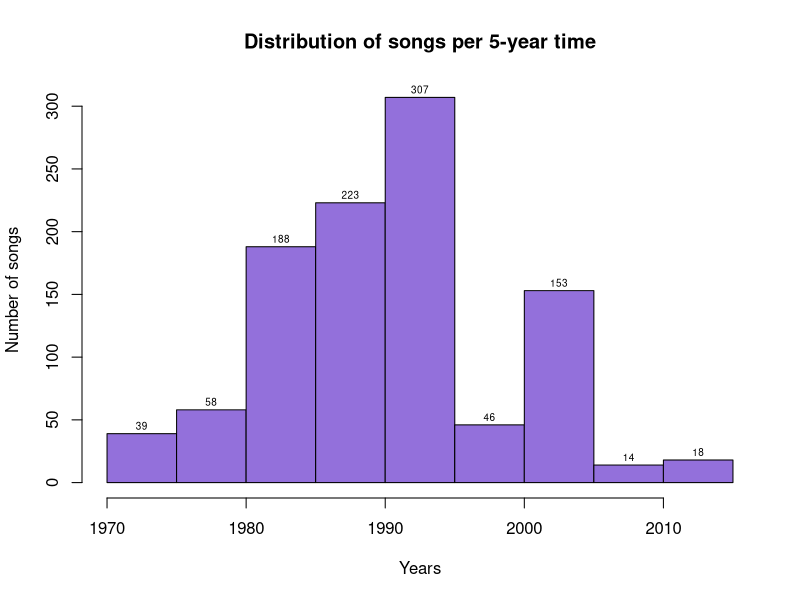
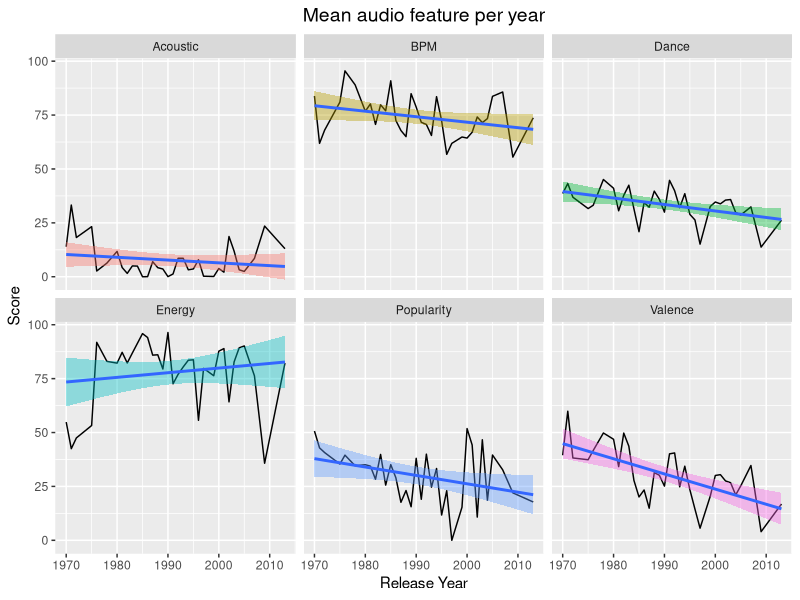
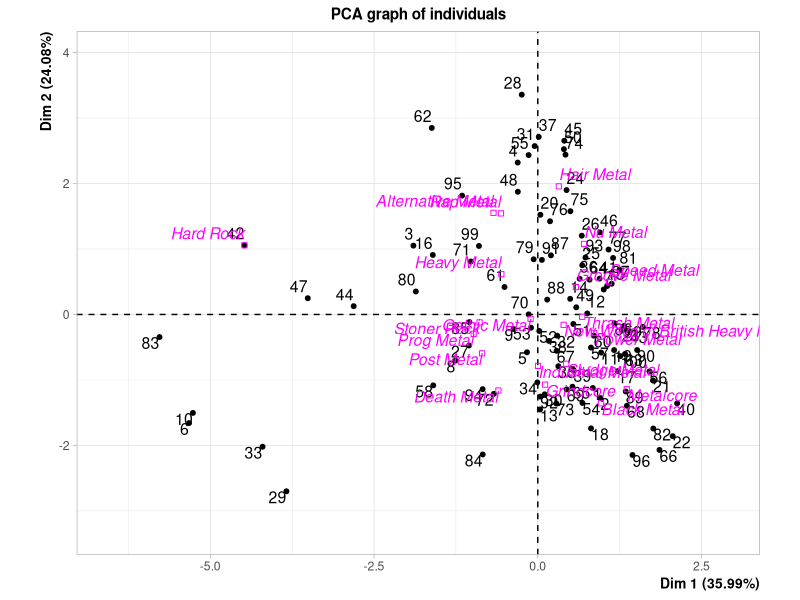
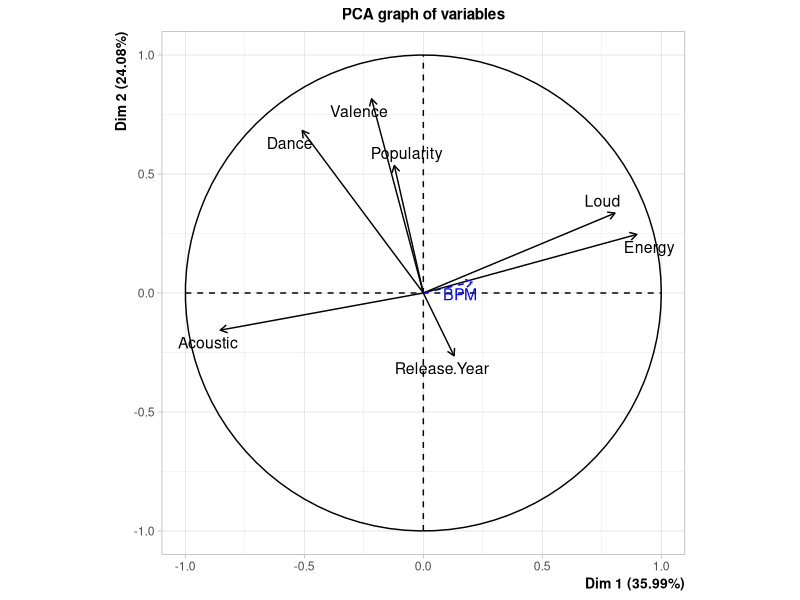
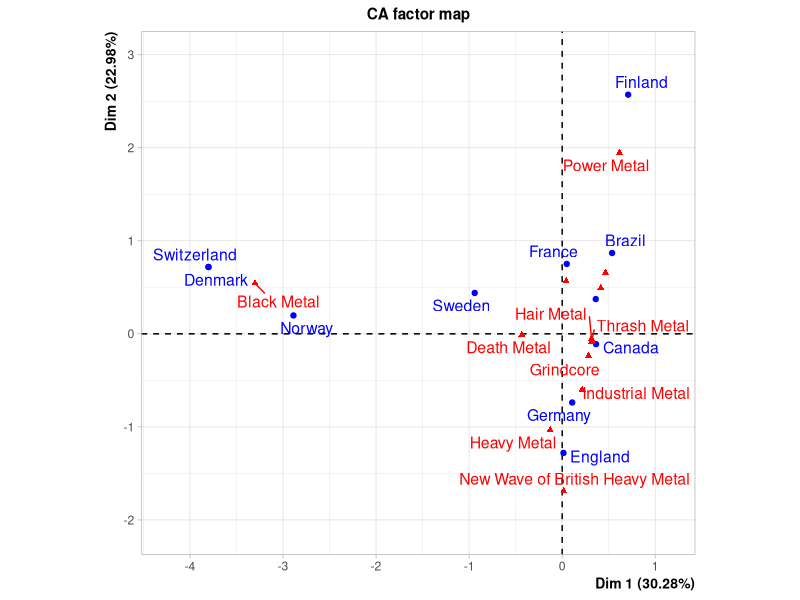
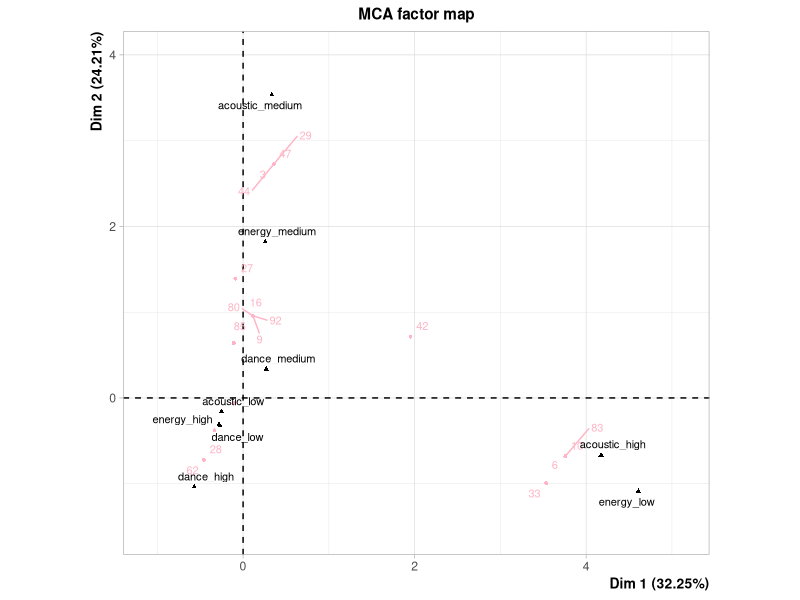

These figures' R source, in order:
library(FactoMineR)
library(readxl)
library(dplyr)
library(tidyr)
library(ggplot2)

# Load data
dataAlbums <- read_excel("./data/metal_dataset_albums.xlsx")
dataSongs <- read_excel("./data/metal_dataset_songs.xlsx")
songsFromCsv <- read.csv("./data/dataAcpExtract.csv")
dataSongs100 <- data.frame(songsFromCsv)[,-c(1)]

# Song distribution
years <- dataSongs$`Release Year`
h <- hist(years,
          main= title("Distribution of songs per 5-year time"),
          xlab="Years", ylab="Number of songs", col="mediumpurple"
)
text(h$mids,h$counts,labels=h$counts, adj=c(0.5, -0.5),cex = 0.6)

# Averaging the 6 main features per year
# Data is tweaked. Here BPM is lowered so that the graph would show more details
dataMean <- dataSongs[,c(6,10:17)] %>% group_by(`Release Year`) %>% summarise(
  BPM=mean(`BPM`)-50,
  Dance=mean(`Dance`),
  Energy=mean(`Energy`),
  Valence=mean(`Valence`),
  Acoustic=mean(`Acoustic`),
  Popularity=mean(`Popularity`),
)

# Gathering data into one table to display it
dataGather <- dataMean %>% gather(key = `Audio Feature`, value = Score, -`Release Year`)
dataGather %>% ggplot(
  aes(x=`Release Year`, y=Score, group=`Audio Feature`, fill=`Audio Feature`)) +
  geom_line() + geom_smooth(method = lm) +
  theme(
    legend.position = "none",
    plot.title = element_text(hjust = 0.5, size=14)
  ) +
  ggtitle("Mean audio feature per year") +
  facet_wrap(~`Audio Feature`)


# Principal Component Analysis
res.pca <- PCA(dataSongs100, quanti.sup=c(3), quali.sup=1)

# Correspondence Analysis
res.ca <- CA(
  table(dataAlbums$Origin, dataAlbums$`Sub Metal Genre`)
  )

# Distribution per country
albumsOrigin <- dataAlbums %>% 
  group_by(`Origin`) %>% 
  summarise(count = n()) %>% 
  arrange(desc(count))

# Multiple Correspondence Analysis
# First, adapting the dataset, changing values (20, 51, 97...) to categories (low, medium, high)
dataMCA <- dataSongs100 %>% 
  mutate(energy = ifelse(`Energy` < 33,"low",ifelse(`Energy` < 66,"medium","high"))) %>%
  mutate(acoustic = ifelse(`Acoustic` < 33,"low",ifelse(`Acoustic` < 66,"medium","high"))) %>%
  mutate(dance = ifelse(`Dance` < 33,"low",ifelse(`Dance` < 66,"medium","high")))
# Keeping the essential
dataMCAlight <- dataMCA[,c(2,10:12)]
# Finally, plotting
res.mca <- MCA(dataMCAlight, quanti.sup = 1, graph = FALSE)
plot(res.mca, cex = 0.7, autoLab = "y", col.var = "black", col.ind = "pink1")
